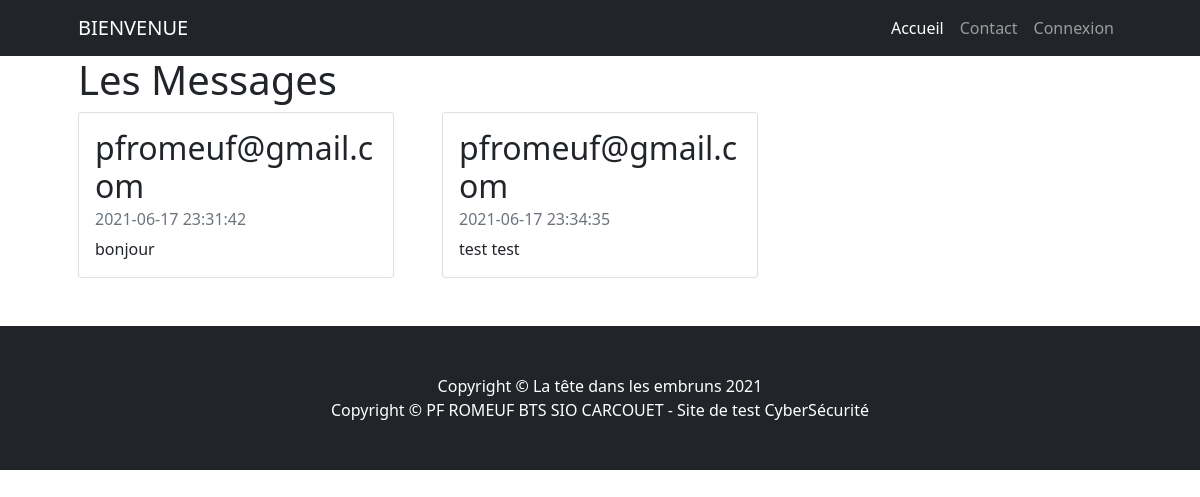
/message.php, run on the app's committed database.
### tables this page shows
CREATE TABLE IF NOT EXISTS `forum` (
  `id` int(11) NOT NULL AUTO_INCREMENT,
  `mail` varchar(50) NOT NULL,
  `message` longtext NOT NULL,
  `date` timestamp NOT NULL DEFAULT CURRENT_TIMESTAMP ON UPDATE CURRENT_TIMESTAMP,
  PRIMARY KEY (`id`)
);

### message.php (the view, shortened to what this page needs)
<?php
	$PARAM_hote='localhost';
	$PARAM_utilisateur='root';
	$PARAM_mot_passe='';
	$PARAM_nom_bd='testowasp';
	$connexion = new PDO('mysql:host='.$PARAM_hote.';dbname='.$PARAM_nom_bd, $PARAM_utilisateur, $PARAM_mot_passe,array(PDO::MYSQL_ATTR_INIT_COMMAND => 'SET NAMES utf8'));
?>
<!DOCTYPE html>
<html lang="fr">
    <head>
        <link href="css/styles.css" rel="stylesheet" />
		<link href="css/bootstrap.min.css" rel="stylesheet">
    </head>
    <body>
        <nav class="navbar navbar-expand-lg navbar-dark bg-dark">
            <div class="container px-5">
                <a class="navbar-brand" href="#!">BIENVENUE</a>
                <div class="collapse navbar-collapse" id="navbarSupportedContent">
                    <ul class="navbar-nav ms-auto mb-2 mb-lg-0">
                        <li class="nav-item"><a class="nav-link active" aria-current="page" href="index.php">Accueil</a></li>
						<li class="nav-item"><a class="nav-link" href="contact.php">Contact</a></li>
						<?php
						if(isset($_SESSION['login']))
						{
							echo '<li class="nav-item"><a class="nav-link" href="message.php">Les messages</a></li>';
							if($_SESSION['categorie']==1)
							{
							echo '<li class="nav-item dropdown">
									<a class="nav-link dropdown-toggle" id="navbarDropdown" role="button" data-bs-toggle="dropdown" aria-expanded="false">
										Gestion utilisateurs
									</a>
									<div class="dropdown-menu" aria-labelledby="navbarDropdown">
										<a class="dropdown-item" href="createuser.php">Création</a>
										<a class="dropdown-item" href="#">Modification</a>
										<a class="dropdown-item" href="#">Suppression</a>
									</div>
								</li>';
							}
							echo '<li class="nav-item"><a class="nav-link" href="deconnexion.php">Deconnexion</a></li>';
						}
						else
						{
							echo '<li class="nav-item"><a class="nav-link" href="connexion.php">Connexion</a></li>';
						}
						?>
                    </ul>
                </div>
            </div>
        </nav>
        <div class="container px-4 px-lg-5">
		<h1>Les Messages</h1>
            <div class="row gx-4 gx-lg-5">
            <?php
				$requete='select * from forum;';
							$result=$connexion ->query($requete);
			if ($result)
			{
				if ($result-> rowCount()>0)
				{
					$retour = '';
					while ( $row = $result->fetch ( PDO::FETCH_OBJ ) )
					{
						$retour = $retour . '
						                <div class="col-md-4 mb-5">
                    <div class="card h-100">
                        <div class="card-body">
                            <h2 class="card-title">'. $row->mail .'</h2>
							<h6 class="card-subtitle mb-2 text-muted">'. $row->date . '</h6>
                            <p class="card-text">' . $row->message . '</p>
                        </div>
                    </div>
                </div>';
					}
					$retour = $retour . '</tbody></table></div>';
					echo $retour;
				}
			}
					?>
		</div>
        <footer class="py-5 bg-dark">
            <div class="container px-4 px-lg-5"><p class="m-0 text-center text-white">Copyright &copy; La tête dans les embruns 2021</p><p class="m-0 text-center text-white">Copyright &copy; PF ROMEUF BTS SIO CARCOUET - Site de test CyberSécurité</p></div>
        </footer>
    </body>
</html>

### data on the page
forum: mail "pfromeuf@gmail.com", date "2021-06-17 23:31:42", message "bonjour"
forum: mail "pfromeuf@gmail.com", date "2021-06-17 23:34:35", message "test test"
